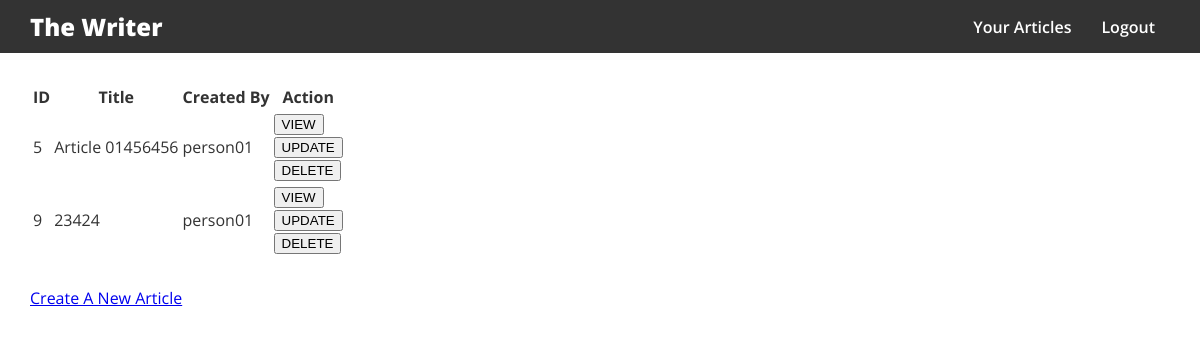
Screenshot of /articles.php (signed in) with the database file from the repository.
### tables this page shows
CREATE TABLE `article` (
  `id` int(11) NOT NULL,
  `title` varchar(255) NOT NULL,
  `content` text NOT NULL,
  `image` varchar(255) NOT NULL,
  `created_at` date DEFAULT NULL,
  `id_user` int(11) NOT NULL,
  `id_category` int(11) DEFAULT NULL
);

CREATE TABLE `author` (
  `id` int(11) NOT NULL,
  `name` varchar(255) NOT NULL,
  `email` varchar(255) NOT NULL,
  `password` varchar(255) NOT NULL,
  `image` varchar(255) DEFAULT NULL
);

### articles.php (the view, shortened to what this page needs)
<?php require_once "db.php"; ?>
<!DOCTYPE html>
<html lang="en">
    <head>
        <link rel="stylesheet" href="styles/bootstrap-grid.min.css">
        <link rel="stylesheet" href="styles/main.css">
        <link rel="stylesheet" href="styles/articles.css">
    </head>
    <body>
        <?php require_once 'navigation.php'; ?>
        <div class='container'>
            <table class='articles__table'>
                <tr>
                    <th>ID</th>
                    <th>Title</th>
                    <th>Created By</th>
                    <th>Action</th>
                </tr>
                <?php
                    $sql = 'SELECT article.id, article.title, author.name FROM article LEFT JOIN author ON article.id_user = author.id WHERE id_user = ' . $_SESSION['user_id'];
                    $result = $conn->query($sql);
                    if ($result->num_rows > 0) {
                        while($row = $result->fetch_assoc()) {
                            echo '<tr>';
                                echo '<td>' . $row['id'] . '</td>';
                                echo '<td>' . $row['title'] . '</td>';
                                echo '<td>' . $row['name'] . '</td>';
                                echo '<td>
                                    <form action="/4B/article/view.php" method="GET">
                                        <input type="hidden" name="id" value=' . $row['id'] . '>
                                        <input type="submit" value="VIEW">
                                    </form>
                                    <form action="/4B/article/update.php" method="GET">
                                        <input type="hidden" name="id" value=' . $row['id'] . '>
                                        <input type="submit" value="UPDATE">
                                    </form>
                                    <form action="/4B/article/delete.php" method="POST">
                                        <input type="hidden" name="id" value=' . $row['id'] . '>
                                        <input type="submit" value="DELETE">
                                    </form>
                                </td>';
                            echo '</tr>';
                        }
                    }
                ?>
            </table>
            <a href="/4B/article/create.php">Create A New Article</a>
        </div>
    </body>
</html>

### navigation.php
<div class="nav">
    <div class='container nav__container'>
        <a class='logo' href='/4B/'>The Writer</a>
        <div class='nav__list'>
            <?php
                if (!isset($_SESSION['isLogin'])) {
                    echo '<a href="/4B/login.php">Login</a>';
                } else {
                    echo '<a href="/4B/articles.php">Your Articles</a>';
                    echo '<a href="/4B/logout.php">Logout</a>';
                }
            ?>
        </div>
    </div>
</div>

### styles/main.css (style rules this page uses)
body { box-sizing: border-box; color: #333; font-family: OpenSans; margin: 0; padding: 0; }
.nav { background-color: #333; }
.nav__container { align-items: center; display: flex; justify-content: space-between; padding: 10px 0; }
.logo { color: #fff; font-family: OpenSans; font-size: 1.5rem; font-weight: 800; text-decoration: none; }
.nav__list > a { color: #fff; font-family: OpenSans; font-weight: 600; margin: 0 15px; text-decoration: none; }

### styles/articles.css (style rules this page uses)
.articles__table { margin: 30px 0; }

### rows the page displays
article: id "5", title "Article 01456456", id_user.name "person01"
article: id "9", title "23424", id_user.name "person01"
